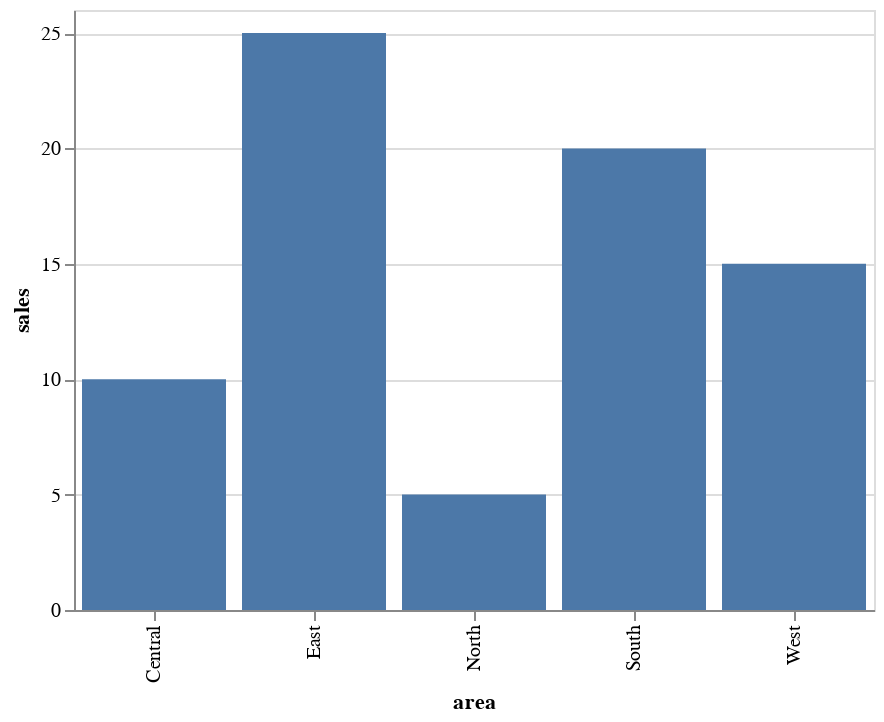

The code cell stored with this chart in its notebook:
### Markdown cell above
### Marks

- bar
- point
- circle
- line

### Code cell
alt.Chart(sample).mark_bar().encode(
    x = "area:N",
    y = "sales:Q"
)

### Figure 1 — Vega-Lite specification as saved in the notebook (floating-point values rounded to 4 significant figures)
{"$schema": "https://vega.github.io/schema/vega-lite/v3.4.0.json", "config": {"mark": {"tooltip": null}, "view": {"height": 300, "width": 400}}, "data": {"name": "data-e9a1bf97bac3c6f8642dc2ef7d8e4b49"}, "datasets": {"data-e9a1bf97bac3c6f8642dc2ef7d8e4b49": [{"area": "North", "profit": 2, "sales": 5}, {"area": "East", "profit": 8, "sales": 25}, {"area": "West", "profit": 6, "sales": 15}, {"area": "South", "profit": 5, "sales": 20}, {"area": "Central", "profit": 3, "sales": 10}]}, "encoding": {"x": {"field": "area", "type": "nominal"}, "y": {"field": "sales", "type": "quantitative"}}, "mark": "bar"}
